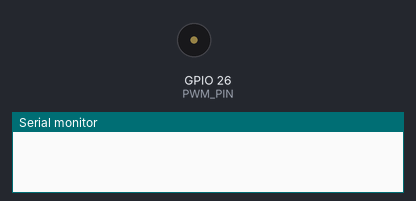
The sketch below on a simulated ESP32. On the bench: buzzer (waves = sounding), the last lines printed to the serial monitor.

Above: at 0.0 s.
At 2.1 s:
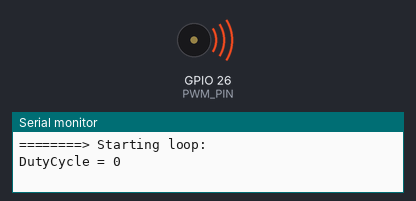
Timing chart, 0 to 40.0 s (numbered marks = the images above):
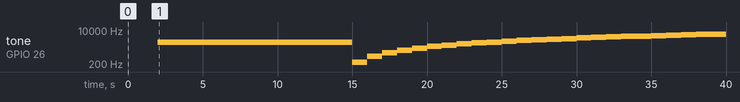

Measured:
- by itself, tone on GPIO 26 (PWM_PIN): plays 2500 Hz for 13.0 s, 250 Hz for 1.0 s, 500 Hz for 1.0 s, 750 Hz for 1.0 s, 1000 Hz for 1.0 s, 1250 Hz for 1.0 s … (26 notes in this stretch)

The sketch:

PWM_buzzer_ex3_aula4.ino
```cpp
#define PWM_PIN 26

int freq = 2000;
int channel = 0;
int resolution = 8;

void setup() {
  Serial.begin(115200);
  ledcSetup(channel, freq, resolution);
  ledcAttachPin(PWM_PIN, channel);
}

void loop() {

  delay(2000);
  Serial.printf("\n\n========> Starting loop:\n");

  ledcWriteTone(channel, 2500);
  for (int dutyCycle = 0; dutyCycle <= 255; dutyCycle = dutyCycle + 20) {
    Serial.printf("DutyCycle = %d\n", dutyCycle);
    ledcWrite(channel, dutyCycle);
    delay(1000);
  }

  ledcWrite(channel, 127); // Dutycycle = 127 em 255
  for (int freq = 250; freq < 8000; freq = freq + 250) {
    Serial.printf("Freq = %d\n", freq);
    ledcWriteTone(channel, freq);
    delay(1000);
  }
}
```
